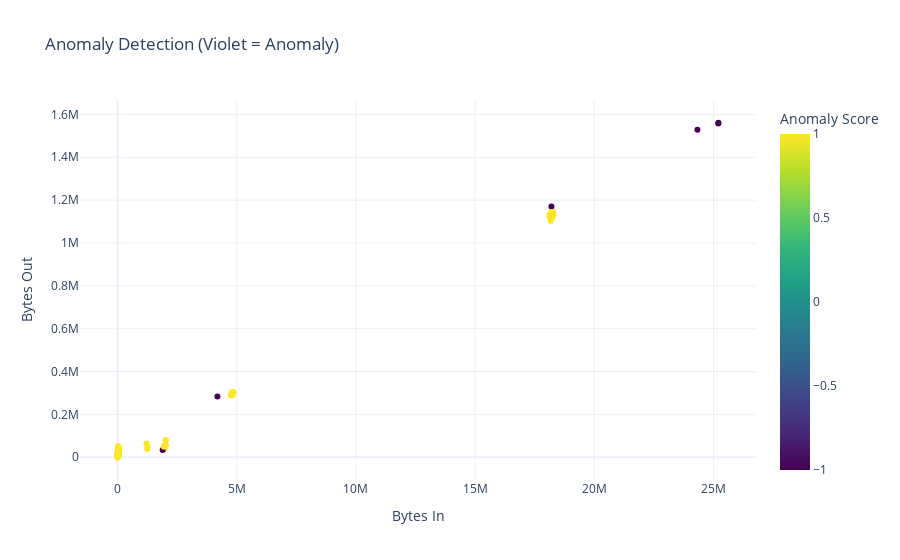

The cell this chart's notebook holds for it:
### Code cell
fig = px.scatter(
    df,
    x='bytes_in',
    y='bytes_out',
    color='anomaly_score',
    color_continuous_scale='Viridis',
    title='Anomaly Detection (Violet = Anomaly)',
    labels={'bytes_in': 'Bytes In', 'bytes_out': 'Bytes Out', 'anomaly_score': 'Anomaly Score'},
    height=600
)

fig.update_layout(
    xaxis_title='Bytes In',
    yaxis_title='Bytes Out',
    coloraxis_colorbar=dict(title='Anomaly Score'),
    template='plotly_white'
)

fig.show()

### Figure 1 — Plotly figure (JSON) as saved in the notebook; plotly's stock layout.template omitted (floating-point values rounded to 4 significant figures; data arrays with more than 128 entries replaced by an {"elided": "..."} marker saying what was removed)
{"data": [{"hovertemplate": "Bytes In=%{x}<br>Bytes Out=%{y}<br>Anomaly Score=%{marker.color}<extra></extra>", "legendgroup": "", "marker": {"color": {"elided": "282 int values"}, "coloraxis": "coloraxis", "symbol": "circle"}, "mode": "markers", "name": "", "orientation": "v", "showlegend": false, "type": "scatter", "x": {"elided": "282 int values"}, "xaxis": "x", "y": {"elided": "282 int values"}, "yaxis": "y"}], "layout": {"autosize": true, "coloraxis": {"colorbar": {"title": {"text": "Anomaly Score"}}, "colorscale": [[0, "#440154"], [0.1111, "#482878"], [0.2222, "#3e4989"], [0.3333, "#31688e"], [0.4444, "#26828e"], [0.5556, "#1f9e89"], [0.6667, "#35b779"], [0.7778, "#6ece58"], [0.8889, "#b5de2b"], [1, "#fde725"]]}, "legend": {"tracegroupgap": 0}, "title": {"text": "Anomaly Detection (Violet = Anomaly)"}, "xaxis": {"anchor": "y", "autorange": true, "domain": [0, 1], "range": [-1536000.0, 26740000.0], "title": {"text": "Bytes In"}, "type": "linear"}, "yaxis": {"anchor": "x", "autorange": true, "domain": [0, 1], "range": [-128800.0, 1690000.0], "title": {"text": "Bytes Out"}, "type": "linear"}}}
